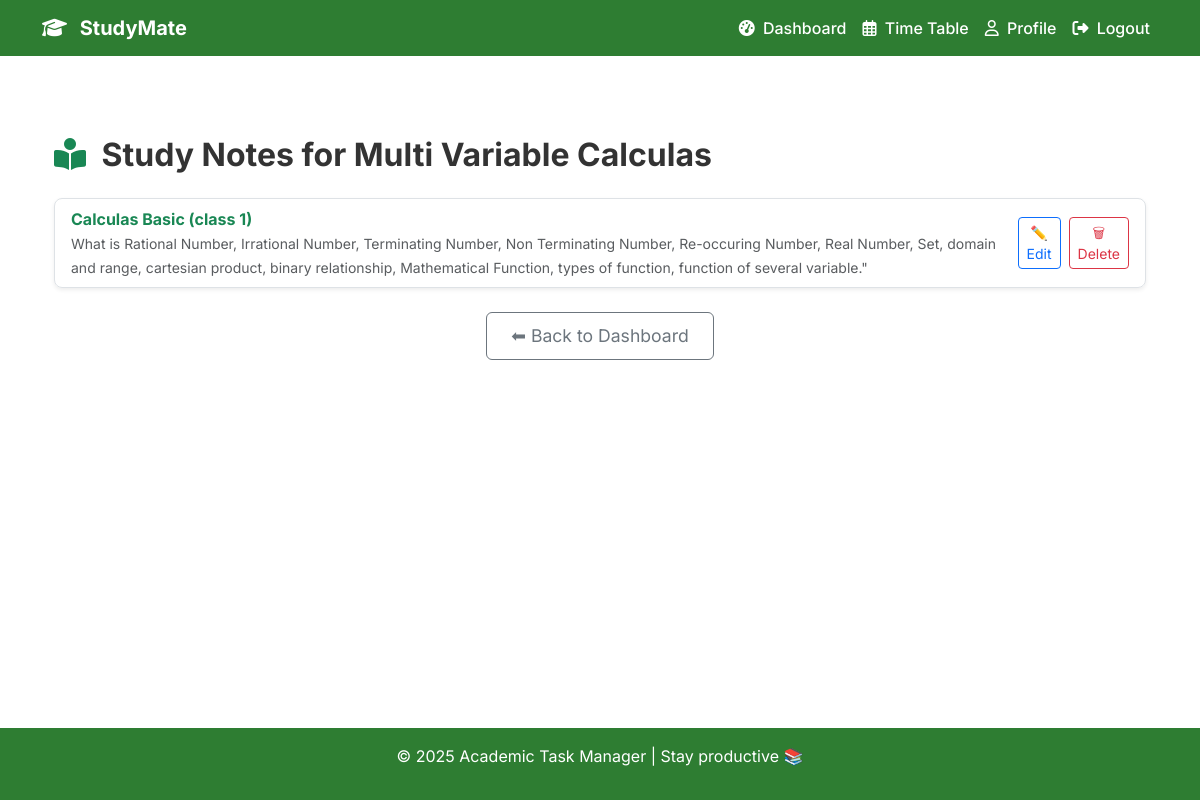
The app's page /subjects/8/learning-items/ (signed in) with its own data.
### academy/models.py (models this page shows, shortened)
class Subject(models.Model):
    user = models.ForeignKey(
        settings.AUTH_USER_MODEL,
        on_delete=models.CASCADE,
        null=True,
        blank=True,
        help_text="Assign to a specific user (optional)"
    )
    name = models.CharField(max_length=50)
    course_code = models.CharField(max_length=20, null=True, blank=True)
    std_id = models.CharField(max_length=15, default="BSE-25S-006")
    semester = models.IntegerField(choices=SEMESTER_CHOICES, null=True, blank=True)

class LearningItem(models.Model):
    user = models.ForeignKey(settings.AUTH_USER_MODEL, on_delete=models.CASCADE)
    subject = models.ForeignKey(Subject, on_delete=models.CASCADE, related_name="learning_items")
    title = models.CharField(max_length=250)
    description = models.TextField(blank=True, null=True)
    created_at = models.DateTimeField(auto_now_add=True)
    updated_at = models.DateTimeField(auto_now=True)

### academy/views.py (the view)
# urls.py: path("subjects/<int:subject_id>/learning-items/", learning_item_list, name="learning_items"),
@login_required
def learning_item_list(request, subject_id):
    subject = get_object_or_404(Subject, id=subject_id, semester=request.user.semester)
    learning_items = LearningItem.objects.filter(subject=subject, user=request.user)
    return render(request, "learning_items.html", {
        "subject": subject,
        "learning_items": learning_items
    })

### templates/learning_items.html (shortened to what this page needs)
{% extends "base.html" %}
{% block content %}
<div class="container py-4">
    <h2 class="fw-bold mb-4"><i class="fa-solid fa-book-open-reader text-success me-2"></i> Study Notes for {{ subject.name }}</h2>
    {% if learning_items %}
        <ul class="list-group shadow-sm rounded-3">
            {% for item in learning_items %}
                <li class="list-group-item d-flex justify-content-between align-items-center">
                    <div>
                        <strong class="text-success">{{ item.title }}</strong>
                        {% if item.description %}
                            <br><small class="text-muted">{{ item.description }}</small>
                        {% endif %}
                    </div>
                    <div class="d-flex">
                        {% if user.is_authenticated %}
                            <a href="{% url 'update_item' item.id %}" class="btn btn-sm btn-outline-primary me-2">
                                ✏️ Edit
                            </a>
                            <form method="post" action="{% url 'delete_item' item.id %}" class="d-inline">
                                <button type="submit" class="btn btn-sm btn-outline-danger">
                                    🗑 Delete
                                </button>
                            </form>
                        {% endif %}
                    </div>
                </li>
            {% endfor %}
        </ul>
{% endif %}
<div class="d-flex justify-content-center mt-4">
    <a href="{% url 'student_dashboard' %}" class="btn btn-outline-secondary custom-dashboard-btn">
        ⬅ Back to Dashboard
    </a>
</div>
</div>
{% endblock %}

### templates/base.html (style rules this page uses)
body { font-family: 'Inter', sans-serif; background-color: #FFFFFF; color: #333; margin: 0; padding: 0; display: flex; flex-direction: column; min-height: 100vh; }

### templates/learning_items.html (style rules this page uses)
.custom-dashboard-btn { font-size: 1rem; padding: 0.5rem 1.25rem; }
@media (min-width: 768px) { .custom-dashboard-btn { font-size: 1.1rem; padding: 0.6rem 1.5rem; } }

### records on screen
Subject: name "Multi Variable Calculas"
LearningItem: title "Calculas Basic (class 1)", description "What is Rational Number, Irrational Number, Terminating Number, Non Terminating Number, Re-occuring Number, Real Number, Set, domain and range, cartesian product, binary relationship, Mathematical Function, types of function, function of several variable.\""

### other values on screen
{{ year|default:"2025" }} "2025"
